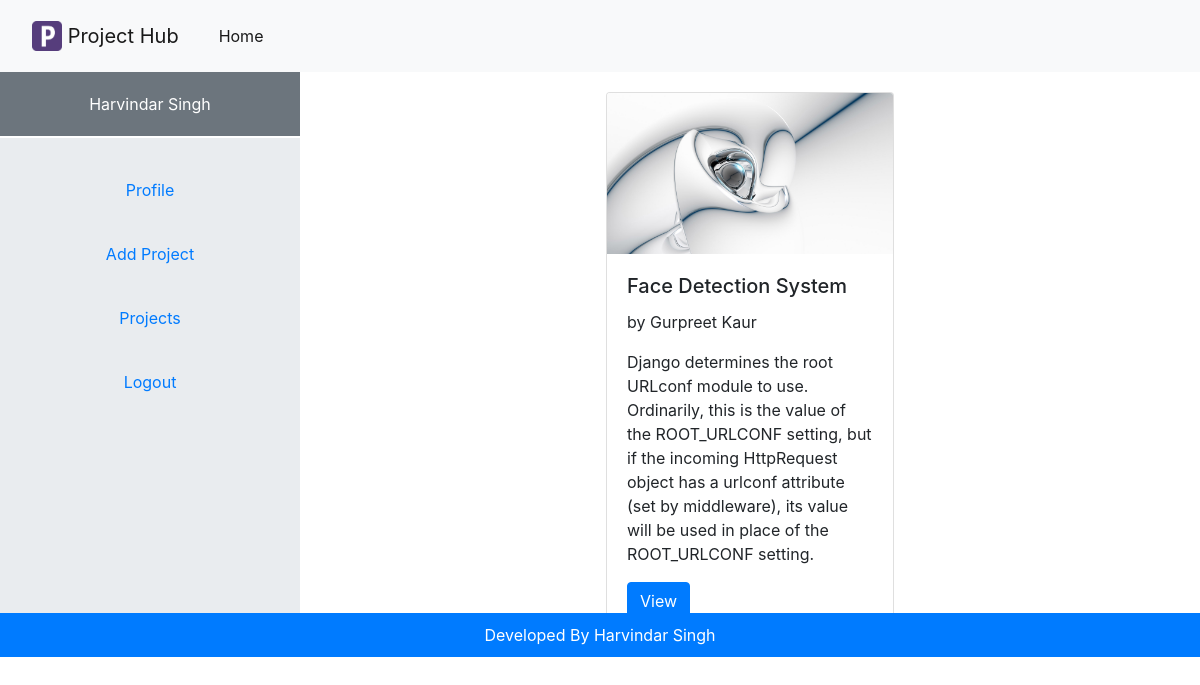
The page /Projects/ (signed in) on the database its author committed.
### phapp/models.py (models this page shows)
class Project(models.Model):
    email = models.EmailField(max_length=254)
    image = models.ImageField(upload_to='pics')
    developerName = models.CharField(max_length = 100)
    name = models.CharField(max_length=100)
    description = models.TextField()
    code = models.TextField()

### phapp/views.py (the view)
# urls.py: path('Projects/', views.Projects, name="Projects"),
def Projects(request):
    projects = Project.objects.filter(email=request.user.email)
    if len(projects) == 0:
        return render(request, "NoData.html", {'message': 'No Project'})
    else:
        return render(request, "dasProjects.html", {'projects': projects})

### templates/dasProjects.html
{% extends 'Dashboard.html' %}
{% block content %}
    <div class="content">
		<div class="projects">
			{% for project in projects %}
			<div class="Project">
				<div class="card" style="width: 18rem;">
				  <img class="card-img-top" src="{{project.image.url}}" alt="Card image cap">
				  <div class="card-body">
				    <h5 class="card-title">{{project.name}}</h5>
				    <p>by {{project.developerName}}</p>
				    <p class="card-text">{{project.description}}</p>
				    <a href="{% url 'DasViewProject' project.id  %}" class="btn btn-primary">View</a>
				  </div>
				</div>
			</div>
			{% endfor %}
		</div>
	</div>
{% endblock %}

### templates/Dashboard.html (shortened to what this page needs)
{% load static %}
<!doctype html>
<html lang="en">
  <head>
    <link rel="stylesheet" href="https://stackpath.bootstrapcdn.com/bootstrap/4.1.0/css/bootstrap.min.css">
    <link rel="stylesheet" type="text/css" href="{% static 'styles.css' %}">
  </head>
  <body>
    <nav class="navbar navbar-expand-lg navbar-light bg-light">
		<nav class="navbar navbar-light bg-light">
		  <a class="navbar-brand" href="#">
		    <img src="{% static 'images/logo.png' %}" width="30" height="30" class="d-inline-block align-top" alt="">
		    Project Hub
		  </a>
		</nav>
	  <div class="collapse navbar-collapse" id="navbarSupportedContent">
	    <ul class="navbar-nav mr-auto">
	      <li class="nav-item active">
	        <a class="nav-link" href="\">Home <span class="sr-only">(current)</span></a>
	      </li>
	    </ul>
	  </div>
	</nav>
	<div class="dashboard">
		<div class="das-menu">
			<div class="das-profile">
				{{user.first_name}} {{user.last_name}}
			</div>
			<div class="das-menu-options">
				<ul>
					<a href="/EditProfile/"><li>Profile</li></a>
					<a href="/AddProject/"><li>Add Project</li></a>
					<a href="/Projects/"><li>Projects</li></a>
					<a href="/Logout/"><li>Logout</li></a>
				</ul>
			</div>
		</div>
		<div class="das-content">
			{% block content %}
		    {% endblock %}
		</div>
	</div>
	<footer>
		<div class="bottom-section">
			<p>Developed By Harvindar Singh</p>
		</div>
	</footer>
  </body>
</html>

### static/styles.css (style rules this page uses)
.content { width: 100%; min-height: 537px; margin-top: auto; margin-bottom: auto; }
.projects { display: flex; flex-wrap: wrap; margin: 20px 10px 10px 10px; }
.Project { margin-bottom: 10px; margin-left: auto; margin-right: auto; }
footer { margin: 0px; }
footer p { margin: 0px; }
.bottom-section { width: 100%; background-color: #007bff; }
.bottom-section p { text-align: center; padding: 10px; color: white; }
.dashboard { min-height: 541px; display: flex; flex-wrap: wrap; width: 100%; }
.das-profile { color: white; background-color: #6c757d; padding: 20px; border-bottom: 2px solid #ffffff; }
.das-menu { text-align: center; width: 25%; background: #e9ecef; }
.das-menu-options { padding: 20px 0px 20px 0px; }
.das-menu ul { list-style: none; margin: 0px; padding: 0px }
.das-menu ul a { text-decoration: none; }
.das-menu ul li { cursor: pointer; padding: 20px 0px 20px 0px; }
.das-content { width: 75%; overflow-y: scroll; height: 541px; }

### rows shown on the page
Project: image (picture), name "Face Detection System", developerName "Gurpreet Kaur", description "Django determines the root URLconf module to use. Ordinarily, this is the value of the ROOT_URLCONF setting, but if the incoming HttpRequest object has a urlconf attribute (set by middleware), its value will be used in place of the ROOT_URLCONF setting."

### other values the page prints
{{ user.first_name }} "Harvindar"
{{ user.last_name }} "Singh"
